Frame 1 (no input): blank canvas, image omitted
Frame 60 (no input): blank canvas, image omitted
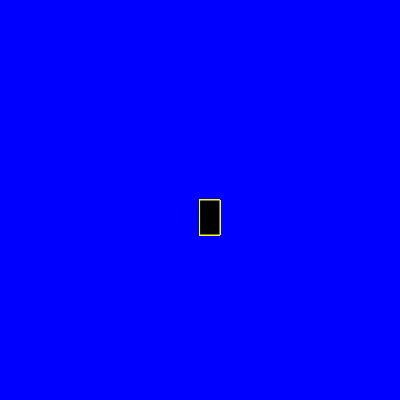
Frame 120 (the mouse pressed at the canvas centre since frame 60)

The p5.js sketch whose frames 1 and 60 were blank and that drew this single picture after the mouse press (run headless with seeded random() and noise() and a simulated clock; from frame 60 on, the mouse is pressed at the canvas centre):

// p5.js sketch
// ── sketch.js
function setup() {
  createCanvas(400, 400);
  background('blue');
}

function draw() {
  stroke("yellow");
  fill("black")
  
  if(mouseIsPressed){
    rect(mouseX, mouseY, 20, 35);
  }
}
